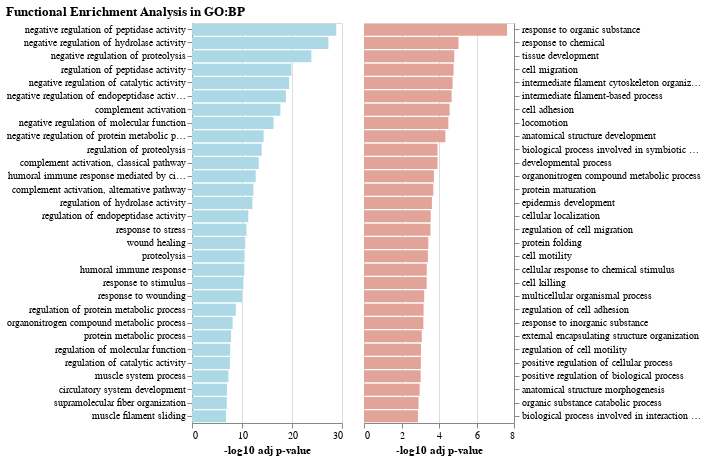

This figure's notebook cell:
### Code cell
choose = 1
process = ['GO:MF', 'GO:BP', 'GO:CC', 'KEGG', 'REAC', 'WP', 'TF', 'MIRNA','HPA', 'CORUM', 'HP']
source_bp_up = df2_up.loc[df2_up['source'] == process[choose]] 
source_bp_down = df2_down.loc[df2_down['source'] == process[choose]] 

import altair as alt

bars_down = alt.Chart(source_bp_down[:30]).mark_bar(color='lightblue').encode(
    y=alt.X('term_name:N', sort='-x', axis=alt.Axis(title=None, labelAngle=0, orient='left')),
    x=alt.Y('-log10 adj p-value:Q'),
    #color='highlighted:N',
    tooltip = ['term_size']
).properties(
    width=150,
    height=400
)

bars_up = alt.Chart(source_bp_up[:30]).mark_bar(color='#E2A499').encode(
    y=alt.X('term_name:N', sort='-x', axis=alt.Axis(title=None, labelAngle=0, orient='right')),
    x=alt.Y('-log10 adj p-value:Q'),
    #color='highlighted:N',
    tooltip = ['term_size']
).properties(
    width=150,
    height=400
)

resultsORA = bars_down|bars_up

resultsORA.properties(
    title='Functional Enrichment Analysis in {0}'.format(process[choose])
)

### Figure 1 — Vega-Lite specification as saved in the notebook (floating-point values rounded to 4 significant figures)
{"config": {"view": {"continuousWidth": 400, "continuousHeight": 300}}, "hconcat": [{"data": {"name": "data-5e8f8b83652d94c8127021a3e40b1a42"}, "mark": {"type": "bar", "color": "lightblue"}, "encoding": {"tooltip": [{"type": "quantitative", "field": "term_size"}], "x": {"type": "quantitative", "field": "-log10 adj p-value"}, "y": {"type": "nominal", "axis": {"labelAngle": 0, "orient": "left", "title": null}, "field": "term_name", "sort": "-x"}}, "height": 400, "width": 150}, {"data": {"name": "data-cb48c0109a16e81df25855c53208a8d6"}, "mark": {"type": "bar", "color": "#E2A499"}, "encoding": {"tooltip": [{"type": "quantitative", "field": "term_size"}], "x": {"type": "quantitative", "field": "-log10 adj p-value"}, "y": {"type": "nominal", "axis": {"labelAngle": 0, "orient": "right", "title": null}, "field": "term_name", "sort": "-x"}}, "height": 400, "width": 150}], "title": "Functional Enrichment Analysis in GO:BP", "$schema": "https://vega.github.io/schema/vega-lite/v4.8.1.json", "datasets": {"data-5e8f8b83652d94c8127021a3e40b1a42": [{"source": "GO:BP", "term_name": "negative regulation of peptidase activity", "term_id": "GO:0010466", "highlighted": true, "adjusted_p_value": 1.414e-29, "-log10 adj p-value": 28.85, "term_size": 212, "query_size": 243, "intersection_size": 37, "effective_domain_size": 21010, "intersections": "A2M,SERPINA1,AHSG,A2ML1,SERPINB5,SERPINB3,KNG1,ITIH1,SERPINC1,SERPINB4,ITIH4,SPINK5,ECM1,AMBP,ITIH2,SERPINB1,SERPINA3,CAST,HRG,SERPINF1,CD109,SERPINB13,SERPIND1,CRYAB,CSTA,TIMP1,SPINT1,BIN1,SERPINF2,SERPINA7,CST3,PI16,ITIH3,SERPINB6,SFRP2,PAK2,TIMP2"}, {"source": "GO:BP", "term_name": "negative regulation of hydrolase activity", "term_id": "GO:0051346", "highlighted": false, "adjusted_p_value": 5.251e-28, "-log10 adj p-value": 27.28, "term_size": 311, "query_size": 243, "intersection_size": 41, "effective_domain_size": 21010, "intersections": "A2M,SERPINA1,AHSG,A2ML1,APOA1,SERPINB5,SERPINB3,KNG1,ITIH1,SERPINC1,SERPINB4,ITIH4,SPINK5,ECM1,AMBP,ITIH2,APOA2,SERPINB1,SERPINA3,CAST,HRG,SERPINF1,CD109,SERPINB13,SERPIND1,CRYAB,CSTA,TIMP1,SPINT1,BIN1,SERPINF2,SERPINA7,CST3,PTPA,PI16,ITIH3,SERPINB6,SFRP2,PAK2,TIMP2,APOC3"}, {"source": "GO:BP", "term_name": "negative regulation of proteolysis", "term_id": "GO:0045861", "highlighted": false, "adjusted_p_value": 1.339e-24, "-log10 adj p-value": 23.87, "term_size": 309, "query_size": 243, "intersection_size": 38, "effective_domain_size": 21010, "intersections": "A2M,SERPINA1,AHSG,A2ML1,SERPINB5,SERPINB3,KNG1,ITIH1,SERPINC1,SERPINB4,ITIH4,SPINK5,ECM1,AMBP,ITIH2,F2,SERPINB1,SERPINA3,CAST,HRG,SERPINF1,CD109,SERPINB13,SERPIND1,CRYAB,CSTA,TIMP1,SPINT1,BIN1,SERPINF2,SERPINA7,CST3,PI16,ITIH3,SERPINB6,SFRP2,PAK2,TIMP2"}, {"source": "GO:BP", "term_name": "regulation of peptidase activity", "term_id": "GO:0052547", "highlighted": false, "adjusted_p_value": 1.343e-20, "-log10 adj p-value": 19.87, "term_size": 397, "query_size": 243, "intersection_size": 38, "effective_domain_size": 21010, "intersections": "A2M,SERPINA1,AHSG,A2ML1,SERPINB5,SERPINB3,KNG1,ITIH1,SERPINC1,SERPINB4,ITIH4,SPINK5,ECM1,AMBP,ITIH2,SERPINB1,SERPINA3,CAST,HRG,SERPINF1,CD109,SERPINB13,SERPIND1,CRYAB,CSTA,TIMP1,SPINT1,BIN1,SERPINF2,RCN3,SERPINA7,CST3,PI16,ITIH3,SERPINB6,SFRP2,PAK2,TIMP2"}, {"source": "GO:BP", "term_name": "negative regulation of catalytic activity", "term_id": "GO:0043086", "highlighted": false, "adjusted_p_value": 3.704e-20, "-log10 adj p-value": 19.43, "term_size": 612, "query_size": 243, "intersection_size": 45, "effective_domain_size": 21010, "intersections": "A2M,SERPINA1,AHSG,A2ML1,APOA1,GSTP1,SERPINB5,SERPINB3,KNG1,ITIH1,SERPINC1,SERPINB4,ITIH4,SPINK5,ECM1,AMBP,ITIH2,APOA2,SERPINB1,SERPINA3,CAST,HRG,SERPINF1,CD109,SERPINB13,SERPIND1,CRYAB,CSTA,TIMP1,AGT,SPINT1,BIN1,SERPINF2,SERPINA7,CST3,PTPA,PI16,ITIH3,SERPINB6,SFRP2,ADIPOQ,PAK2,PHPT1,TIMP2,APOC3"}, {"source": "GO:BP", "term_name": "negative regulation of endopeptidase activity", "term_id": "GO:0010951", "highlighted": false, "adjusted_p_value": 1.662e-19, "-log10 adj p-value": 18.78, "term_size": 139, "query_size": 243, "intersection_size": 25, "effective_domain_size": 21010, "intersections": "A2M,SERPINA1,AHSG,SERPINB5,SERPINB3,KNG1,SERPINB4,SPINK5,SERPINB1,SERPINA3,CAST,HRG,SERPINF1,SERPINB13,SERPIND1,CRYAB,TIMP1,BIN1,SERPINF2,SERPINA7,CST3,SERPINB6,SFRP2,PAK2,TIMP2"}, {"source": "GO:BP", "term_name": "complement activation", "term_id": "GO:0006956", "highlighted": true, "adjusted_p_value": 2.088e-18, "-log10 adj p-value": 17.68, "term_size": 56, "query_size": 243, "intersection_size": 18, "effective_domain_size": 21010, "intersections": "C3,A2M,CFH,CFB,C5,CFI,C9,C8B,C1R,C8A,C6,C7,C8G,C2,C1S,CFHR2,CD55,CFP"}, {"source": "GO:BP", "term_name": "negative regulation of molecular function", "term_id": "GO:0044092", "highlighted": false, "adjusted_p_value": 5.001e-17, "-log10 adj p-value": 16.3, "term_size": 956, "query_size": 243, "intersection_size": 51, "effective_domain_size": 21010, "intersections": "ACTN2,A2M,SERPINA1,AHSG,A2ML1,APOA1,GSTP1,SERPINB5,SERPINB3,KNG1,ITIH1,SERPINC1,SERPINB4,ITIH4,SPINK5,ECM1,AMBP,ITIH2,APOA2,SERPINB1,SERPINA3,CAST,HRG,SERPINF1,CD109,SERPINB13,SERPIND1,CRYAB,CSTA,TIMP1,AGT,SPINT1,BIN1,SLC9A3R1,CFHR2,SERPINF2,PTPRF,SERPINA7,CST3,PTPA,GSTM2,PI16,ITIH3,SERPINB6,SFRP2,NUCKS1,ADIPOQ,PAK2,PHPT1,TIMP2,APOC3"}, {"source": "GO:BP", "term_name": "negative regulation of protein metabolic process", "term_id": "GO:0051248", "highlighted": false, "adjusted_p_value": 4.771e-15, "-log10 adj p-value": 14.32, "term_size": 981, "query_size": 243, "intersection_size": 49, "effective_domain_size": 21010, "intersections": "A2M,SERPINA1,CP,AHSG,A2ML1,GSTP1,SERPINB5,SERPINB3,KNG1,ITIH1,SERPINC1,SERPINB4,ITIH4,SPINK5,ECM1,AMBP,ITIH2,F2,SERPINB1,SERPINA3,CAST,HRG,SERPINF1,CD109,SERPINB13,SERPIND1,CRYAB,CSTA,TIMP1,AGT,SPINT1,BIN1,SERPINF2,SERPINA7,CST3,SERBP1,PTPA,YBX1,PI16,ITIH3,CADM4,SERPINB6,SFRP2,LDLR,ADIPOQ,PAK2,SHMT1,NIBAN1,TIMP2"}, {"source": "GO:BP", "term_name": "regulation of proteolysis", "term_id": "GO:0030162", "highlighted": false, "adjusted_p_value": 1.158e-14, "-log10 adj p-value": 13.94, "term_size": 693, "query_size": 243, "intersection_size": 41, "effective_domain_size": 21010, "intersections": "A2M,SERPINA1,AHSG,A2ML1,SERPINB5,SERPINB3,KNG1,ITIH1,SERPINC1,SERPINB4,ITIH4,SPINK5,ECM1,AMBP,ITIH2,F2,SERPINB1,SERPINA3,CAST,HRG,SERPINF1,CD109,SERPINB13,SERPIND1,CLEC3B,CRYAB,CSTA,TIMP1,SPINT1,BIN1,KLKB1,SERPINF2,RCN3,SERPINA7,CST3,PI16,ITIH3,SERPINB6,SFRP2,PAK2,TIMP2"}, {"source": "GO:BP", "term_name": "complement activation, classical pathway", "term_id": "GO:0006958", "highlighted": false, "adjusted_p_value": 4.483e-14, "-log10 adj p-value": 13.35, "term_size": 33, "query_size": 243, "intersection_size": 13, "effective_domain_size": 21010, "intersections": "C3,CFB,C5,CFI,C9,C8B,C8A,C6,C7,C8G,C2,C1S,CD55"}, {"source": "GO:BP", "term_name": "humoral immune response mediated by circulating immunoglobulin", "term_id": "GO:0002455", "highlighted": false, "adjusted_p_value": 1.818e-13, "-log10 adj p-value": 12.74, "term_size": 46, "query_size": 243, "intersection_size": 14, "effective_domain_size": 21010, "intersections": "HPX,C3,CFB,C5,CFI,C9,C8B,C8A,C6,C7,C8G,C2,C1S,CD55"}, {"source": "GO:BP", "term_name": "complement activation, alternative pathway", "term_id": "GO:0006957", "highlighted": false, "adjusted_p_value": 5.363e-13, "-log10 adj p-value": 12.27, "term_size": 16, "query_size": 243, "intersection_size": 10, "effective_domain_size": 21010, "intersections": "C3,CFH,CFB,C5,C9,C8B,C8A,C7,C8G,CFP"}, {"source": "GO:BP", "term_name": "regulation of hydrolase activity", "term_id": "GO:0051336", "highlighted": false, "adjusted_p_value": 8.236e-13, "-log10 adj p-value": 12.08, "term_size": 944, "query_size": 243, "intersection_size": 45, "effective_domain_size": 21010, "intersections": "A2M,SERPINA1,AHSG,A2ML1,APOA1,APOH,SERPINB5,SERPINB3,KNG1,ITIH1,SERPINC1,SERPINB4,ITIH4,SPINK5,SOD1,ECM1,AMBP,ITIH2,APOA2,SERPINB1,SERPINA3,CAST,HRG,SERPINF1,CD109,SERPINB13,SERPIND1,CRYAB,CSTA,TIMP1,SPINT1,BIN1,SERPINF2,RCN3,SERPINA7,CST3,CRK,PTPA,PI16,ITIH3,SERPINB6,SFRP2,PAK2,TIMP2,APOC3"}, {"source": "GO:BP", "term_name": "regulation of endopeptidase activity", "term_id": "GO:0052548", "highlighted": false, "adjusted_p_value": 5.524e-12, "-log10 adj p-value": 11.26, "term_size": 308, "query_size": 243, "intersection_size": 26, "effective_domain_size": 21010, "intersections": "A2M,SERPINA1,AHSG,A2ML1,SERPINB5,SERPINB3,KNG1,SERPINB4,SPINK5,SERPINB1,SERPINA3,CAST,HRG,SERPINF1,SERPINB13,SERPIND1,CRYAB,TIMP1,BIN1,SERPINF2,SERPINA7,CST3,SERPINB6,SFRP2,PAK2,TIMP2"}, {"source": "GO:BP", "term_name": "response to stress", "term_id": "GO:0006950", "highlighted": true, "adjusted_p_value": 1.273e-11, "-log10 adj p-value": 10.9, "term_size": 3909, "query_size": 243, "intersection_size": 97, "effective_domain_size": 21010, "intersections": "HPX,C3,A2M,MYH7,CFH,AHNAK,SERPINA1,MB,TXN,AHSG,DSC2,APOA1,TPM1,GSTP1,APOH,CRNN,SERPINB3,SPRR3,KNG1,PPL,CFB,SERPINC1,SERPINB4,ITIH4,SPINK5,SOD1,F13A1,ECM1,AMBP,F2,SOD3,PGLYRP2,SERPINA3,C5,COL3A1,VWF,CFI,GBP6,HRG,LRG1,THBS4,ABI3BP,CD109,COMP,C9,SERPIND1,C8B,CRYAB,CD163,C1R,C8A,TIMP1,EVPL,C6,AGT,MCAM,COL18A1,C7,C8G,C2,CRISP3,C1S,CFHR2,TRIM72,KLKB1,SERPINF2,CD55,CD14,RCN3,PTPRF,PDLIM1,FOLR2,NACA,CST3,MRC1,CRK,NCCRP1,GSTM2,GLUL,YBX1,CDC37,CADM4,KLK8,SERPINB6,CFP,SFRP2,NUCKS1,LDLR,F9,ADIPOQ,PAK2,UFM1,NIBAN1,PPP1R14B,PTPN11,HP1BP3,MYLK"}, {"source": "GO:BP", "term_name": "wound healing", "term_id": "GO:0042060", "highlighted": false, "adjusted_p_value": 2.309e-11, "-log10 adj p-value": 10.64, "term_size": 419, "query_size": 243, "intersection_size": 29, "effective_domain_size": 21010, "intersections": "AHNAK,SERPINA1,TPM1,APOH,SPRR3,KNG1,PPL,SERPINC1,F13A1,F2,COL3A1,VWF,HRG,LRG1,ABI3BP,CD109,COMP,SERPIND1,TIMP1,EVPL,MCAM,TRIM72,KLKB1,SERPINF2,NACA,CRK,CADM4,F9,MYLK"}, {"source": "GO:BP", "term_name": "proteolysis", "term_id": "GO:0006508", "highlighted": false, "adjusted_p_value": 3.033e-11, "-log10 adj p-value": 10.52, "term_size": 1766, "query_size": 243, "intersection_size": 60, "effective_domain_size": 21010, "intersections": "A2M,CFH,SERPINA1,AHSG,A2ML1,APOH,SERPINB5,SERPINB3,KNG1,ITIH1,CFB,SERPINC1,SERPINB4,ITIH4,SPINK5,ECM1,AMBP,ITIH2,F2,SERPINB1,SERPINA3,CAST,CFI,HRG,SERPINF1,CD109,SERPINB13,COMP,SERPIND1,CLEC3B,CRYAB,PCOLCE,CSTA,C1R,TIMP1,SPINT1,BIN1,C2,C1S,TRIM72,KLK13,KLKB1,SERPINF2,RCN3,SERPINA7,CST3,BCHE,PRSS1,NCCRP1,PI16,ITIH3,KLK8,SERPINB6,SFRP2,F9,PAK2,SHMT1,KLK11,COPS2,TIMP2"}, {"source": "GO:BP", "term_name": "humoral immune response", "term_id": "GO:0006959", "highlighted": false, "adjusted_p_value": 3.495e-11, "-log10 adj p-value": 10.46, "term_size": 249, "query_size": 243, "intersection_size": 23, "effective_domain_size": 21010, "intersections": "HPX,C3,A2M,CFH,CFB,SPINK5,F2,C5,CFI,HRG,C9,C8B,C1R,C8A,EVPL,C6,C7,C8G,C2,C1S,CFHR2,CD55,CFP"}, {"source": "GO:BP", "term_name": "response to stimulus", "term_id": "GO:0050896", "highlighted": false, "adjusted_p_value": 5.247e-11, "-log10 adj p-value": 10.28, "term_size": 8955, "query_size": 243, "intersection_size": 162, "effective_domain_size": 21010, "intersections": "HPX,C3,APOB,ACTN2,A2M,MYH7,CFH,AHNAK,SERPINA1,MB,TNXB,TXN,TTR,AHSG,DSC2,APOA1,TPM1,GSTP1,GOT1,APOH,IVL,CRNN,SERPINB3,SPRR3,KNG1,PPL,CFB,SERPINC1,IGHG2,SERPINB4,ITIH4,IGLC2,SPINK5,CA3,SOD1,F13A1,ECM1,AMBP,TNNC1,F2,SOD3,DCN,PGLYRP2,APOA2,CDH1,SERPINA3,RBP4,C5,COL3A1,VWF,CFI,GBP6,HRG,AKR1B10,LRG1,THBS4,ADH7,ABI3BP,SERPINF1,CD109,SERPINB13,COMP,C9,SERPIND1,CLEC3B,C8B,CRYAB,CD163,LTBP4,C1R,C8A,CSPG4,ACO1,TIMP1,ALDH3A1,COL1A2,EVPL,NIBAN2,C6,S100A1,AGT,SPINT1,MCAM,LTBP2,COL18A1,C7,C8G,C2,SLC9A3R1,ANK1,CRISP3,TWF2,SELL,C1S,CFHR2,TRIM72,KLKB1,SERPINF2,CES1,CD55,TNNI1,AKR1C1,CD14,RCN3,PTPRF,PDLIM1,FOLR2,OGN,NACA,GPC1,TWF1,ALCAM,CST3,CILP,CDH13,MRC1,CRK,OLFML1,KCTD12,BCHE,CBR3,PDAP1,NCCRP1,GSTM2,GLUL,YBX1,PI16,CDC37,CADM4,SAFB,ADD1,KLK8,SERPINB6,TJP1,CFP,SFRP2,PEA15,NUCKS1,LDLR,F9,ADIPOQ,PPP2R2A,MXRA5,ARHGAP1,PAK2,PHPT1,SHMT1,UFM1,EFNB1,COPS2,H2AZ1,SDCBP2,NIBAN1,PPP1R14B,PTPN11,HP1BP3,TIMP2,APOC3,RBBP9,TOM1,IGKV4-1,MYLK"}, {"source": "GO:BP", "term_name": "response to wounding", "term_id": "GO:0009611", "highlighted": false, "adjusted_p_value": 1.02e-10, "-log10 adj p-value": 9.992, "term_size": 548, "query_size": 243, "intersection_size": 32, "effective_domain_size": 21010, "intersections": "AHNAK,SERPINA1,TPM1,APOH,SPRR3,KNG1,PPL,SERPINC1,SOD1,F13A1,F2,COL3A1,VWF,HRG,LRG1,ABI3BP,CD109,COMP,SERPIND1,TIMP1,EVPL,MCAM,TRIM72,KLKB1,SERPINF2,PTPRF,NACA,CRK,CADM4,KLK8,F9,MYLK"}, {"source": "GO:BP", "term_name": "regulation of protein metabolic process", "term_id": "GO:0051246", "highlighted": false, "adjusted_p_value": 1.726e-09, "-log10 adj p-value": 8.763, "term_size": 2389, "query_size": 243, "intersection_size": 68, "effective_domain_size": 21010, "intersections": "HPX,C3,A2M,SERPINA1,CP,TNXB,TXN,AHSG,A2ML1,APOA1,GSTP1,SERPINB5,SERPINB3,KNG1,ITIH1,SERPINC1,SERPINB4,ITIH4,SPINK5,SOD1,ECM1,AMBP,ITIH2,F2,CDH1,SERPINB1,SERPINA3,CAST,HRG,THBS4,SERPINF1,CD109,SERPINB13,SERPIND1,CLEC3B,CRYAB,CSTA,CSPG4,ACO1,TIMP1,AGT,SPINT1,BIN1,SLC9A3R1,KLKB1,SERPINF2,RCN3,SERPINA7,TWF1,CST3,SERBP1,PTPA,YBX1,PI16,ITIH3,CDC37,CADM4,SERPINB6,SFRP2,LDLR,ADIPOQ,PAK2,SHMT1,COPS2,NIBAN1,PTPN11,TIMP2,NOLC1"}, {"source": "GO:BP", "term_name": "organonitrogen compound metabolic process", "term_id": "GO:1901564", "highlighted": false, "adjusted_p_value": 7.422e-09, "-log10 adj p-value": 8.13, "term_size": 6362, "query_size": 243, "intersection_size": 125, "effective_domain_size": 21010, "intersections": "HPX,C3,APOB,A2M,MYH7,CFH,CKM,SERPINA1,ALDOA,CP,MYH8,TNXB,TXN,TTR,AHSG,MYH3,A2ML1,APOA1,GSTP1,GOT1,APOH,SERPINB5,IVL,SERPINB3,KNG1,SPRR1B,SPRR1A,ITIH1,CFB,SERPINC1,SERPINB4,ITIH4,SPINK5,SOD1,F13A1,ECM1,AMBP,ITIH2,F2,DCN,PGLYRP2,APOA2,CDH1,SERPINB1,SERPINA3,COL3A1,CAST,CFI,HRG,THBS4,KLHL41,SERPINF1,CD109,SERPINB13,COMP,SERPIND1,CLEC3B,CRYAB,PCOLCE,CSTA,LTBP4,CKB,C1R,CSPG4,ACO1,TIMP1,EVPL,AGT,SPTA1,SPINT1,BIN1,C2,SLC9A3R1,C1S,TRIM72,QSOX1,KLK13,KLKB1,SERPINF2,RCN3,PTPRF,SERPINA7,NACA,GPC1,AK1,TWF1,CST3,SERBP1,TBCA,BTD,BCHE,PTPA,PRSS1,NCCRP1,GLUL,YBX1,PI16,ITIH3,HSPB6,CDC37,CADM4,LCAT,ADD1,KLK8,SERPINB6,EIF3J,SFRP2,LDLR,F9,ABHD14B,ADIPOQ,PPP2R2A,PAK2,PHPT1,SHMT1,UFM1,KLK11,COPS2,NIBAN1,PTPN11,TIMP2,PCBD1,APOC3,NOLC1,MYLK"}, {"source": "GO:BP", "term_name": "protein metabolic process", "term_id": "GO:0019538", "highlighted": false, "adjusted_p_value": 1.553e-08, "-log10 adj p-value": 7.809, "term_size": 5373, "query_size": 243, "intersection_size": 111, "effective_domain_size": 21010, "intersections": "HPX,C3,APOB,A2M,CFH,SERPINA1,CP,TNXB,TXN,AHSG,A2ML1,APOA1,GSTP1,APOH,SERPINB5,IVL,SERPINB3,KNG1,SPRR1B,SPRR1A,ITIH1,CFB,SERPINC1,SERPINB4,ITIH4,SPINK5,SOD1,F13A1,ECM1,AMBP,ITIH2,F2,DCN,APOA2,CDH1,SERPINB1,SERPINA3,COL3A1,CAST,CFI,HRG,THBS4,KLHL41,SERPINF1,CD109,SERPINB13,COMP,SERPIND1,CLEC3B,CRYAB,PCOLCE,CSTA,LTBP4,C1R,CSPG4,ACO1,TIMP1,EVPL,AGT,SPINT1,BIN1,C2,SLC9A3R1,C1S,TRIM72,QSOX1,KLK13,KLKB1,SERPINF2,RCN3,PTPRF,SERPINA7,NACA,GPC1,TWF1,CST3,SERBP1,TBCA,BCHE,PTPA,PRSS1,NCCRP1,GLUL,YBX1,PI16,ITIH3,HSPB6,CDC37,CADM4,LCAT,ADD1,KLK8,SERPINB6,EIF3J,SFRP2,LDLR,F9,ADIPOQ,PPP2R2A,PAK2,PHPT1,SHMT1,UFM1,KLK11,COPS2,NIBAN1,PTPN11,TIMP2,APOC3,NOLC1,MYLK"}, {"source": "GO:BP", "term_name": "regulation of molecular function", "term_id": "GO:0065009", "highlighted": false, "adjusted_p_value": 2.271e-08, "-log10 adj p-value": 7.644, "term_size": 2526, "query_size": 243, "intersection_size": 68, "effective_domain_size": 21010, "intersections": "ACTN2,A2M,AHNAK,SERPINA1,TNXB,TXN,AHSG,A2ML1,APOA1,TPM1,GSTP1,APOH,SERPINB5,CRNN,SERPINB3,KNG1,ITIH1,SERPINC1,SERPINB4,ITIH4,SPINK5,SOD1,ECM1,AMBP,TNNC1,ITIH2,F2,APOA2,SERPINB1,SERPINA3,CAST,HRG,SERPINF1,CD109,SERPINB13,SERPIND1,CRYAB,CSTA,FHL1,TIMP1,NIBAN2,S100A1,AGT,SPTA1,SPINT1,BIN1,SLC9A3R1,CFHR2,SERPINF2,RCN3,PTPRF,SERPINA7,CST3,CRK,PTPA,GSTM2,PI16,ITIH3,CDC37,ADD1,SERPINB6,SFRP2,NUCKS1,ADIPOQ,PAK2,PHPT1,TIMP2,APOC3"}, {"source": "GO:BP", "term_name": "regulation of catalytic activity", "term_id": "GO:0050790", "highlighted": false, "adjusted_p_value": 2.607e-08, "-log10 adj p-value": 7.584, "term_size": 1788, "query_size": 243, "intersection_size": 55, "effective_domain_size": 21010, "intersections": "A2M,SERPINA1,TNXB,TXN,AHSG,A2ML1,APOA1,GSTP1,APOH,SERPINB5,SERPINB3,KNG1,ITIH1,SERPINC1,SERPINB4,ITIH4,SPINK5,SOD1,ECM1,AMBP,ITIH2,F2,APOA2,SERPINB1,SERPINA3,CAST,HRG,SERPINF1,CD109,SERPINB13,SERPIND1,CRYAB,CSTA,TIMP1,S100A1,AGT,SPINT1,BIN1,SLC9A3R1,SERPINF2,RCN3,SERPINA7,CST3,CRK,PTPA,PI16,ITIH3,CDC37,SERPINB6,SFRP2,ADIPOQ,PAK2,PHPT1,TIMP2,APOC3"}, {"source": "GO:BP", "term_name": "muscle system process", "term_id": "GO:0003012", "highlighted": true, "adjusted_p_value": 5.222e-08, "-log10 adj p-value": 7.282, "term_size": 422, "query_size": 243, "intersection_size": 25, "effective_domain_size": 21010, "intersections": "MYH2,MYH1,MYH7,ALDOA,MYH8,DSC2,MYH3,TPM1,MYL1,SOD1,TNNC1,TNNC2,KLHL41,COMP,CRYAB,AGT,PDLIM5,BIN1,TRIM72,TNNI1,TWF1,GSTM2,PI16,PAK2,MYLK"}, {"source": "GO:BP", "term_name": "circulatory system development", "term_id": "GO:0072359", "highlighted": false, "adjusted_p_value": 9.717e-08, "-log10 adj p-value": 7.012, "term_size": 1119, "query_size": 243, "intersection_size": 41, "effective_domain_size": 21010, "intersections": "C3,APOB,ACTN2,MYH7,MB,TPM1,APOH,SPINK5,ECM1,TNNC1,DCN,RBP4,COL3A1,HRG,LRG1,THBS4,ABI3BP,SERPINF1,COMP,CSPG4,COL1A2,NIBAN2,S100A1,SPINT1,MCAM,PDLIM5,SPARC,SERPINF2,PDLIM3,TNNI1,PDLIM1,NACA,CDH13,GLUL,PI16,HSPB6,TJP1,SFRP2,LDLR,PTPN11,MYLK"}, {"source": "GO:BP", "term_name": "supramolecular fiber organization", "term_id": "GO:0097435", "highlighted": true, "adjusted_p_value": 1.091e-07, "-log10 adj p-value": 6.962, "term_size": 799, "query_size": 243, "intersection_size": 34, "effective_domain_size": 21010, "intersections": "ACTN2,MYH7,ALDOA,TNXB,FLNC,LUM,MYH3,APOA1,TPM1,COL3A1,KLHL41,COMP,CRYAB,LTBP4,TPPP3,COL1A2,MAP4,SPTB,SPTA1,LTBP2,COL18A1,BIN1,TWF2,SERPINF2,PGM5,PDLIM1,TWF1,CST3,ARPC1A,ADD1,TJP1,SFRP2,LDLR,PAK2"}, {"source": "GO:BP", "term_name": "muscle filament sliding", "term_id": "GO:0030049", "highlighted": false, "adjusted_p_value": 1.627e-07, "-log10 adj p-value": 6.789, "term_size": 14, "query_size": 243, "intersection_size": 7, "effective_domain_size": 21010, "intersections": "MYH2,MYH7,MYH8,MYH3,TPM1,MYL1,TNNC1"}], "data-cb48c0109a16e81df25855c53208a8d6": [{"source": "GO:BP", "term_name": "response to organic substance", "term_id": "GO:0010033", "highlighted": true, "adjusted_p_value": 2.335e-08, "-log10 adj p-value": 7.632, "term_size": 2775, "query_size": 172, "intersection_size": 57, "effective_domain_size": 21010, "intersections": "LTF,TNC,KRT19,FBN1,POSTN,MPO,KRT8,SOD2,ATP5F1B,COL6A2,HSPD1,ATP1A1,EGFR,CANX,PRKDC,AGRN,PRDX3,UGGT1,ANXA3,ATP5F1A,TFRC,SLC3A2,CTSG,AIFM1,ITGB1,CORO1A,SERPINH1,MZB1,ELANE,TPR,HSPE1,PAFAH1B1,MMP9,IGF2R,MANF,PTPRC,SLC2A1,UQCRC1,PFKP,SEC31A,DDX17,RAP1B,DDOST,S100P,EIF2S1,PPP3CA,RPS16,CYBB,ARG1,RPL3,PXDN,PARP1,ADA,CAMK2D,RUVBL2,PCNA,PRCP"}, {"source": "GO:BP", "term_name": "response to chemical", "term_id": "GO:0042221", "highlighted": false, "adjusted_p_value": 9.14e-06, "-log10 adj p-value": 5.039, "term_size": 3975, "query_size": 172, "intersection_size": 65, "effective_domain_size": 21010, "intersections": "LTF,TNC,KRT19,FBN1,POSTN,MPO,KRT8,SOD2,PPIB,ATP5F1B,COL6A2,HSPD1,ATP1A1,EGFR,CANX,PRKDC,AGRN,PRDX3,UGGT1,ANXA3,ATP5F1A,TFRC,SLC3A2,CTSG,AIFM1,ITGB1,CORO1A,SERPINH1,NDRG1,MZB1,ELANE,TPR,HSPE1,ATP2A2,PAFAH1B1,MMP9,IGF2R,MANF,PTPRC,GPNMB,SLC2A1,UQCRC1,PFKP,SEC31A,DDX17,S100A12,RAP1B,DDOST,S100P,EIF2S1,PPP3CA,RPS16,CYBB,ARG1,RPL3,PXDN,PARP1,ADA,PLAUR,RALA,CAMK2D,RUVBL2,PCNA,RHOG,PRCP"}, {"source": "GO:BP", "term_name": "tissue development", "term_id": "GO:0009888", "highlighted": true, "adjusted_p_value": 1.538e-05, "-log10 adj p-value": 4.813, "term_size": 2004, "query_size": 172, "intersection_size": 42, "effective_domain_size": 21010, "intersections": "KRT14,KRT6A,KRT6B,KRT5,KRT6C,KRT16,KRT17,LTF,COL12A1,TNC,KRT19,POSTN,MYH11,TAGLN,EGFR,LAMA3,PRKDC,LAMB1,GLG1,TGM1,COL7A1,LAMC2,ITGB1,SERPINH1,ATP2A2,GAA,PAFAH1B1,MMP9,ANXA7,LAMA5,PTPRC,PRMT1,MTHFD1,DDX17,RAP1B,PPP3CA,PARP1,ADA,RALA,FAM83H,PCNA,LIN7C"}, {"source": "GO:BP", "term_name": "cell migration", "term_id": "GO:0016477", "highlighted": true, "adjusted_p_value": 1.664e-05, "-log10 adj p-value": 4.779, "term_size": 1475, "query_size": 172, "intersection_size": 35, "effective_domain_size": 21010, "intersections": "MYH9,KRT5,KRT16,TNC,POSTN,SOD2,PPIB,ATP5F1B,EGFR,LAMA3,LAMB1,LAMC2,ANXA3,ATP5F1A,CTSG,ITGB1,CORO1A,ELANE,HEXB,PAFAH1B1,MMP9,LAMA5,PTPRC,OGDH,GPNMB,S100A12,S100P,PRTN3,PPP3CA,FERMT3,ADA,MACF1,FAM83H,RHOG,PRCP"}, {"source": "GO:BP", "term_name": "intermediate filament cytoskeleton organization", "term_id": "GO:0045104", "highlighted": true, "adjusted_p_value": 1.889e-05, "-log10 adj p-value": 4.724, "term_size": 75, "query_size": 172, "intersection_size": 9, "effective_domain_size": 21010, "intersections": "KRT14,KRT5,KRT6C,KRT16,KRT17,KRT19,PKP1,MACF1,FAM83H"}, {"source": "GO:BP", "term_name": "intermediate filament-based process", "term_id": "GO:0045103", "highlighted": false, "adjusted_p_value": 2.128e-05, "-log10 adj p-value": 4.672, "term_size": 76, "query_size": 172, "intersection_size": 9, "effective_domain_size": 21010, "intersections": "KRT14,KRT5,KRT6C,KRT16,KRT17,KRT19,PKP1,MACF1,FAM83H"}, {"source": "GO:BP", "term_name": "cell adhesion", "term_id": "GO:0007155", "highlighted": true, "adjusted_p_value": 2.726e-05, "-log10 adj p-value": 4.564, "term_size": 1504, "query_size": 172, "intersection_size": 35, "effective_domain_size": 21010, "intersections": "MYH9,COL12A1,TNC,FBN1,POSTN,ATP5F1B,COL6A2,HSPD1,EGFR,LAMA3,LAMB1,COL7A1,LAMC2,NID1,TFRC,CTSG,ITGB1,CORO1A,PKP1,ELANE,ATP2A2,HLA-A,NID2,LAMA5,PTPRC,GPNMB,THBS2,HLA-DRA,PPP3CA,ARG1,PXDN,FERMT3,ADA,PLAUR,MACF1"}, {"source": "GO:BP", "term_name": "locomotion", "term_id": "GO:0040011", "highlighted": false, "adjusted_p_value": 3.168e-05, "-log10 adj p-value": 4.499, "term_size": 1225, "query_size": 172, "intersection_size": 31, "effective_domain_size": 21010, "intersections": "KRT5,KRT16,TNC,POSTN,SOD2,PPIB,ATP5F1B,EGFR,LAMA3,LAMB1,LAMC2,ANXA3,ATP5F1A,CTSG,ITGB1,CORO1A,ELANE,MMP9,LAMA5,PTPRC,GPNMB,S100A12,PPP3CA,FERMT3,ADA,PLAUR,MACF1,RALA,FAM83H,RHOG,PRCP"}, {"source": "GO:BP", "term_name": "anatomical structure development", "term_id": "GO:0048856", "highlighted": false, "adjusted_p_value": 4.552e-05, "-log10 adj p-value": 4.342, "term_size": 5862, "query_size": 172, "intersection_size": 82, "effective_domain_size": 21010, "intersections": "MYH9,KRT14,KRT6A,KRT6B,KRT5,KRT6C,KRT16,KRT17,LTF,COL12A1,TNC,KRT19,FBN1,POSTN,KRT8,SOD2,MYH11,PPIB,ATP5F1B,HSPD1,TAGLN,GLUD1,EGFR,LAMA3,PRKDC,LAMB1,GLG1,AGRN,TGM1,COL7A1,LAMC2,NID1,PRDX3,ANXA3,TFRC,HSPA9,AIFM1,ITGB1,CORO1A,SERPINH1,NDRG1,HEXB,ATP2A2,GAA,PAFAH1B1,MYDGF,MMP9,ANXA7,IGF2R,MANF,LAMA5,PTPRC,OGDH,GPNMB,SSBP1,SLC2A1,PRMT1,EHD1,PSMB10,MTHFD1,THBS2,HLA-DRA,DDX17,RAP1B,ARCN1,PRTN3,PPP3CA,CYBB,PXDN,NAPA,PARP1,ADA,MACF1,RALA,FAM83H,RUVBL2,PCNA,RHOG,LIN7C,CAPRIN1,PFDN5,PRCP"}, {"source": "GO:BP", "term_name": "biological process involved in symbiotic interaction", "term_id": "GO:0044403", "highlighted": true, "adjusted_p_value": 0.0001195, "-log10 adj p-value": 3.923, "term_size": 321, "query_size": 172, "intersection_size": 15, "effective_domain_size": 21010, "intersections": "KRT6A,LTF,PPIB,HSPD1,LAMP1,EGFR,TFRC,SLC3A2,STOM,CTSG,ITGB1,ELANE,IGF2R,ARG1,TARDBP"}, {"source": "GO:BP", "term_name": "developmental process", "term_id": "GO:0032502", "highlighted": false, "adjusted_p_value": 0.00012, "-log10 adj p-value": 3.921, "term_size": 6414, "query_size": 172, "intersection_size": 86, "effective_domain_size": 21010, "intersections": "MYH9,KRT14,KRT6A,KRT6B,KRT5,KRT6C,KRT16,KRT17,LTF,COL12A1,TNC,KRT19,FBN1,POSTN,KRT8,SOD2,MYH11,PPIB,ATP5F1B,HSPD1,TAGLN,GLUD1,EGFR,LAMA3,PRKDC,LAMB1,GLG1,AGRN,TGM1,COL7A1,LAMC2,NID1,PRDX3,ANXA3,TFRC,HSPA9,AIFM1,ITGB1,CORO1A,SERPINH1,NDRG1,HEXB,HSPE1,ATP2A2,GAA,PAFAH1B1,MYDGF,SND1,MMP9,ANXA7,IGF2R,MANF,LAMA5,PTPRC,OGDH,GPNMB,SSBP1,SLC2A1,PRMT1,EHD1,PSMB10,MTHFD1,THBS2,HLA-DRA,DDX17,RAP1B,ARCN1,PRTN3,PPP3CA,CYBB,PXDN,NAPA,PARP1,ADA,PSMC2,TSNAX,MACF1,RALA,FAM83H,RUVBL2,PCNA,RHOG,LIN7C,CAPRIN1,PFDN5,PRCP"}, {"source": "GO:BP", "term_name": "organonitrogen compound metabolic process", "term_id": "GO:1901564", "highlighted": true, "adjusted_p_value": 0.0001864, "-log10 adj p-value": 3.729, "term_size": 6362, "query_size": 172, "intersection_size": 85, "effective_domain_size": 21010, "intersections": "MYH9,KRT17,LTF,PDIA4,PPIB,ATP5F1B,HSPD1,GLUD1,EGFR,CANX,PRKDC,GANAB,GLG1,TGM1,COL7A1,PRDX3,UGGT1,IDH2,ATP5F1A,TFRC,HSPA9,RPN1,CTSG,AIFM1,PSMD2,SERPINH1,ELANE,CCT2,TPR,HEXB,DLST,HSPE1,PAFAH1B1,TCP1,MYDGF,MMP9,PSMB9,PTPRC,RPN2,CCT7,OGDH,GPNMB,HNRNPR,PRMT1,ANXA8L1,PSMB10,MTHFD1,S100A12,DDOST,PSAT1,PRTN3,EIF2S1,ACOT7,PPP3CA,RPS16,ARG1,RPL3,PCYOX1,RPL4,PSMD12,ECHS1,RPL7A,PARP1,RPL14,ADA,PSMC2,RPS18,PSMC5,PLAUR,TPP2,DERA,DPP7,SUCLG1,PSMD6,DPYD,CAMK2D,OAT,RUVBL2,FARSB,PSME3,RPS26,TARDBP,CAPRIN1,PFDN5,PRCP"}, {"source": "GO:BP", "term_name": "protein maturation", "term_id": "GO:0051604", "highlighted": false, "adjusted_p_value": 0.0002005, "-log10 adj p-value": 3.698, "term_size": 543, "query_size": 172, "intersection_size": 19, "effective_domain_size": 21010, "intersections": "MYH9,PDIA4,PPIB,HSPD1,CANX,GLG1,UGGT1,HSPA9,CTSG,SERPINH1,CCT2,HSPE1,TCP1,CCT7,PARP1,PLAUR,RUVBL2,PFDN5,PRCP"}, {"source": "GO:BP", "term_name": "epidermis development", "term_id": "GO:0008544", "highlighted": false, "adjusted_p_value": 0.000239, "-log10 adj p-value": 3.622, "term_size": 388, "query_size": 172, "intersection_size": 16, "effective_domain_size": 21010, "intersections": "KRT14,KRT6A,KRT6B,KRT5,KRT6C,KRT16,KRT17,EGFR,LAMA3,TGM1,COL7A1,LAMC2,ATP2A2,PAFAH1B1,LAMA5,PPP3CA"}, {"source": "GO:BP", "term_name": "cellular localization", "term_id": "GO:0051641", "highlighted": true, "adjusted_p_value": 0.0002766, "-log10 adj p-value": 3.558, "term_size": 3652, "query_size": 172, "intersection_size": 58, "effective_domain_size": 21010, "intersections": "MYH9,KRT5,FBN1,PDIA4,LMNB1,HSPD1,LAMP1,GLUD1,EGFR,CANX,AGRN,COPB2,MYOF,ANXA3,TFRC,HSPA9,STOM,COPA,AIFM1,ITGB1,CORO1A,COPG1,CCT2,TPR,HEXB,ATP2A2,GAA,PAFAH1B1,TCP1,COPB1,IGF2R,LAMA5,PTPRC,CCT7,RAB2A,EHD1,ANXA8L1,LMAN2,SEC31A,TMED7,RAP1B,ARCN1,PPP3CA,ATP1B3,NAPA,PARP1,MACF1,RALA,CAMK2D,SCP2,FAM83H,RUVBL2,RHOG,LIN7C,DYSF,SURF4,TARDBP,EML4"}, {"source": "GO:BP", "term_name": "regulation of cell migration", "term_id": "GO:0030334", "highlighted": false, "adjusted_p_value": 0.0002845, "-log10 adj p-value": 3.546, "term_size": 928, "query_size": 172, "intersection_size": 25, "effective_domain_size": 21010, "intersections": "KRT5,KRT16,TNC,POSTN,SOD2,ATP5F1B,EGFR,LAMA3,LAMB1,LAMC2,ANXA3,ATP5F1A,ITGB1,CORO1A,ELANE,MMP9,LAMA5,PTPRC,GPNMB,PPP3CA,FERMT3,ADA,MACF1,FAM83H,PRCP"}, {"source": "GO:BP", "term_name": "protein folding", "term_id": "GO:0006457", "highlighted": false, "adjusted_p_value": 0.0003707, "-log10 adj p-value": 3.431, "term_size": 214, "query_size": 172, "intersection_size": 12, "effective_domain_size": 21010, "intersections": "PDIA4,PPIB,HSPD1,CANX,UGGT1,HSPA9,CCT2,HSPE1,TCP1,CCT7,RUVBL2,PFDN5"}, {"source": "GO:BP", "term_name": "cell motility", "term_id": "GO:0048870", "highlighted": false, "adjusted_p_value": 0.0003914, "-log10 adj p-value": 3.407, "term_size": 1676, "query_size": 172, "intersection_size": 35, "effective_domain_size": 21010, "intersections": "MYH9,KRT5,KRT16,TNC,POSTN,SOD2,PPIB,ATP5F1B,EGFR,LAMA3,LAMB1,LAMC2,ANXA3,ATP5F1A,CTSG,ITGB1,CORO1A,ELANE,HEXB,PAFAH1B1,MMP9,LAMA5,PTPRC,OGDH,GPNMB,S100A12,S100P,PRTN3,PPP3CA,FERMT3,ADA,MACF1,FAM83H,RHOG,PRCP"}, {"source": "GO:BP", "term_name": "cellular response to chemical stimulus", "term_id": "GO:0070887", "highlighted": false, "adjusted_p_value": 0.0004492, "-log10 adj p-value": 3.348, "term_size": 2691, "query_size": 172, "intersection_size": 47, "effective_domain_size": 21010, "intersections": "LTF,TNC,FBN1,POSTN,MPO,KRT8,SOD2,PPIB,ATP5F1B,HSPD1,ATP1A1,EGFR,PRKDC,AGRN,PRDX3,UGGT1,ATP5F1A,TFRC,CTSG,AIFM1,CORO1A,NDRG1,MZB1,TPR,ATP2A2,PAFAH1B1,MMP9,PTPRC,SLC2A1,PFKP,DDX17,S100A12,RAP1B,EIF2S1,PPP3CA,RPS16,CYBB,ARG1,RPL3,PXDN,PARP1,ADA,CAMK2D,RUVBL2,PCNA,RHOG,PRCP"}, {"source": "GO:BP", "term_name": "cell killing", "term_id": "GO:0001906", "highlighted": true, "adjusted_p_value": 0.0004527, "-log10 adj p-value": 3.344, "term_size": 218, "query_size": 172, "intersection_size": 12, "effective_domain_size": 21010, "intersections": "KRT6A,LTF,LAMP1,CTSG,CORO1A,ELANE,HLA-C,HLA-A,PTPRC,HLA-DRA,S100A12,ARG1"}, {"source": "GO:BP", "term_name": "multicellular organismal process", "term_id": "GO:0032501", "highlighted": false, "adjusted_p_value": 0.0006163, "-log10 adj p-value": 3.21, "term_size": 7648, "query_size": 172, "intersection_size": 95, "effective_domain_size": 21010, "intersections": "MYH9,KRT14,KRT6A,KRT6B,KRT5,KRT6C,KRT16,KRT17,LTF,COL12A1,TNC,KRT19,FBN1,POSTN,MPO,KRT8,SOD2,MYH11,PPIB,ATP5F1B,HSPD1,LAMP1,ATP1A1,GLUD1,EGFR,LAMA3,PRKDC,LAMB1,GLG1,AGRN,TGM1,COL7A1,NID1,PRDX3,MYOF,ANXA3,ATP5F1A,TFRC,HSPA9,CTSG,COPA,AIFM1,ITGB1,CORO1A,SERPINH1,NDRG1,MZB1,ELANE,HEXB,HSPE1,ATP2A2,GAA,PAFAH1B1,MYDGF,SND1,MMP9,HLA-A,IGF2R,MANF,LAMA5,PTPRC,OGDH,GPNMB,SLC2A1,PRMT1,EHD1,PSMB10,MTHFD1,THBS2,HLA-DRA,S100A12,ARCN1,DDOST,S100P,PPP3CA,CYBB,ARG1,PXDN,NAPA,FERMT3,PARP1,ADA,PSMC2,TSNAX,PLAUR,MACF1,RALA,CAMK2D,OAT,RUVBL2,PCNA,DYSF,CAPRIN1,PFDN5,PRCP"}, {"source": "GO:BP", "term_name": "regulation of cell adhesion", "term_id": "GO:0030155", "highlighted": false, "adjusted_p_value": 0.0006626, "-log10 adj p-value": 3.179, "term_size": 772, "query_size": 172, "intersection_size": 22, "effective_domain_size": 21010, "intersections": "TNC,POSTN,ATP5F1B,HSPD1,LAMA3,LAMB1,NID1,TFRC,CTSG,CORO1A,ELANE,HLA-A,LAMA5,PTPRC,GPNMB,HLA-DRA,PPP3CA,ARG1,FERMT3,ADA,PLAUR,MACF1"}, {"source": "GO:BP", "term_name": "response to inorganic substance", "term_id": "GO:0010035", "highlighted": false, "adjusted_p_value": 0.0006832, "-log10 adj p-value": 3.165, "term_size": 530, "query_size": 172, "intersection_size": 18, "effective_domain_size": 21010, "intersections": "MPO,KRT8,SOD2,EGFR,PRDX3,ATP5F1A,TFRC,AIFM1,NDRG1,MMP9,SEC31A,EIF2S1,PPP3CA,CYBB,PARP1,ADA,CAMK2D,PCNA"}, {"source": "GO:BP", "term_name": "external encapsulating structure organization", "term_id": "GO:0045229", "highlighted": true, "adjusted_p_value": 0.0008282, "-log10 adj p-value": 3.082, "term_size": 323, "query_size": 172, "intersection_size": 14, "effective_domain_size": 21010, "intersections": "COL12A1,POSTN,MYH11,LAMB1,TGM1,COL7A1,NID1,CTSG,ITGB1,SERPINH1,ELANE,MMP9,NID2,PXDN"}, {"source": "GO:BP", "term_name": "regulation of cell motility", "term_id": "GO:2000145", "highlighted": false, "adjusted_p_value": 0.0009148, "-log10 adj p-value": 3.039, "term_size": 988, "query_size": 172, "intersection_size": 25, "effective_domain_size": 21010, "intersections": "KRT5,KRT16,TNC,POSTN,SOD2,ATP5F1B,EGFR,LAMA3,LAMB1,LAMC2,ANXA3,ATP5F1A,ITGB1,CORO1A,ELANE,MMP9,LAMA5,PTPRC,GPNMB,PPP3CA,FERMT3,ADA,MACF1,FAM83H,PRCP"}, {"source": "GO:BP", "term_name": "positive regulation of cellular process", "term_id": "GO:0048522", "highlighted": false, "adjusted_p_value": 0.0009254, "-log10 adj p-value": 3.034, "term_size": 5711, "query_size": 172, "intersection_size": 77, "effective_domain_size": 21010, "intersections": "MYH9,KRT6A,KRT17,LTF,TNC,POSTN,SOD2,ATP5F1B,HSPD1,LAMP1,GLUD1,EGFR,PRKDC,LAMB1,AGRN,TGM1,LAMC2,NID1,PRDX3,ANXA3,ATP5F1A,TFRC,STOM,CTSG,AIFM1,ITGB1,CORO1A,PKP1,MZB1,ELANE,CCT2,TPR,HEXB,ATP2A2,PAFAH1B1,TCP1,MYDGF,HLA-C,MMP9,HLA-A,IGF2R,PTPRC,CCT7,GPNMB,SSBP1,HNRNPR,PRMT1,EHD1,LMAN2,THBS2,HLA-DRA,DDX17,S100A12,RAP1B,PRTN3,EIF2S1,PPP3CA,CYBB,ARG1,ATP1B3,FERMT3,PARP1,ADA,PSMC5,PLAUR,MACF1,RALA,CAMK2D,SCP2,FAM83H,RUVBL2,PCNA,RHOG,SFPQ,SURF4,TARDBP,CAPRIN1"}, {"source": "GO:BP", "term_name": "positive regulation of biological process", "term_id": "GO:0048518", "highlighted": false, "adjusted_p_value": 0.0009486, "-log10 adj p-value": 3.023, "term_size": 6253, "query_size": 172, "intersection_size": 82, "effective_domain_size": 21010, "intersections": "MYH9,KRT6A,KRT17,LTF,TNC,POSTN,SOD2,PPIB,ATP5F1B,HSPD1,LAMP1,ATP1A1,GLUD1,EGFR,PRKDC,LAMB1,AGRN,TGM1,LAMC2,NID1,PRDX3,ANXA3,ATP5F1A,TFRC,STOM,CTSG,AIFM1,ITGB1,CORO1A,PKP1,MZB1,ELANE,CCT2,TPR,HEXB,HSPE1,ATP2A2,PAFAH1B1,TCP1,MYDGF,HLA-C,MMP9,HLA-A,IGF2R,PTPRC,CCT7,GPNMB,SSBP1,HNRNPR,PRMT1,EHD1,LMAN2,THBS2,HLA-DRA,DDX17,S100A12,RAP1B,PRTN3,EIF2S1,PPP3CA,CYBB,ARG1,ATP1B3,FERMT3,PARP1,ADA,PSMC2,PSMC5,PLAUR,MACF1,RALA,CAMK2D,SCP2,FAM83H,RUVBL2,PCNA,RHOG,PSME3,SFPQ,SURF4,TARDBP,CAPRIN1"}, {"source": "GO:BP", "term_name": "anatomical structure morphogenesis", "term_id": "GO:0009653", "highlighted": false, "adjusted_p_value": 0.001077, "-log10 adj p-value": 2.968, "term_size": 2683, "query_size": 172, "intersection_size": 46, "effective_domain_size": 21010, "intersections": "MYH9,KRT6A,KRT16,KRT17,LTF,COL12A1,TNC,KRT19,FBN1,POSTN,KRT8,MYH11,ATP5F1B,EGFR,LAMA3,PRKDC,LAMB1,GLG1,COL7A1,ANXA3,TFRC,ITGB1,CORO1A,SERPINH1,HEXB,GAA,PAFAH1B1,MYDGF,MMP9,LAMA5,GPNMB,SSBP1,EHD1,PSMB10,MTHFD1,THBS2,PPP3CA,CYBB,PXDN,ADA,MACF1,RALA,RHOG,LIN7C,CAPRIN1,PRCP"}, {"source": "GO:BP", "term_name": "organic substance catabolic process", "term_id": "GO:1901575", "highlighted": true, "adjusted_p_value": 0.001231, "-log10 adj p-value": 2.91, "term_size": 2173, "query_size": 172, "intersection_size": 40, "effective_domain_size": 21010, "intersections": "MPO,GLUD1,EGFR,CANX,PRDX3,UGGT1,AIFM1,PKP1,PSMD2,ELANE,HEXB,DLST,GAA,PAFAH1B1,SND1,PSMB9,OGDH,HNRNPR,PFKP,PSMB10,ACOT7,ARG1,PCYOX1,PXDN,PSMD12,ECHS1,ADA,PSMC2,PSMC5,PLBD1,DERA,DPP7,SUCLG1,PSMD6,DPYD,SCP2,OAT,PSME3,TARDBP,CAPRIN1"}, {"source": "GO:BP", "term_name": "biological process involved in interaction with symbiont", "term_id": "GO:0051702", "highlighted": false, "adjusted_p_value": 0.001321, "-log10 adj p-value": 2.879, "term_size": 122, "query_size": 172, "intersection_size": 9, "effective_domain_size": 21010, "intersections": "LTF,PPIB,HSPD1,STOM,CTSG,ELANE,IGF2R,ARG1,TARDBP"}]}}
